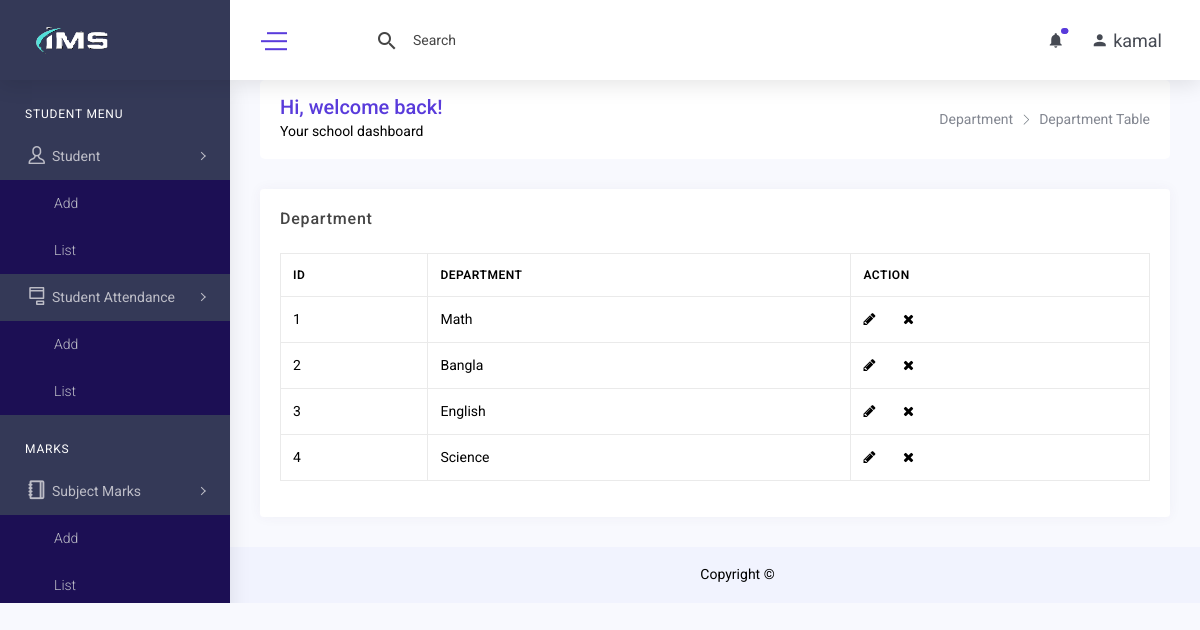
The app's page /department_list.php (signed in) with its own data.
### tables this page shows
CREATE TABLE `department` (
  `id` int(11) NOT NULL,
  `department` varchar(255) DEFAULT NULL,
  `created_at` datetime DEFAULT NULL,
  `created_by` int(11) DEFAULT NULL,
  `updated_at` datetime DEFAULT NULL,
  `updated_by` int(11) DEFAULT NULL,
  `deleted_at` datetime DEFAULT NULL
);

### class/crud.php (called while the page is built, shortened)
<?php
    class crud{
        private $host='localhost';
        private $connection;
        public function __construct($user,$password,$database){
            $this->user=$user;
            $this->password=$password;
            $this->database=$database;
            $this->connection=new mysqli($this->host,$this->user,$this->password,$this->database);
        }
        public function common_select($table,$fields='*',$condition=false,$sort_field=false,$sort='ASC'){
            $result=array();
            $error=false;
            $sql="select $fields from $table where deleted_at is null ";
            $rs=$this->connection->query($sql);
            if($rs){
                if($rs->num_rows > 0){
                    while($r=$rs->fetch_object()){
                        array_push($result,$r);
                    }
                }
            }else{
                $error=$this->connection->error;
            }
            $return = array('data'=>$result,'error'=>$error);
            return $return;
        }
    }
?>

### include/connection.php (called while the page is built)
<?php
    include_once('class/crud.php');
    $mysqli=new crud("root","","ims");
    $baseurl="http://localhost/ims/";
?>

### department_list.php (the view, shortened to what this page needs)
<?php include('include/header.php') ?>
<?php include('include/sidebar.php')?>
    <div class="content-body">
        <div class="container-fluid">
            <div class="row page-titles mx-0">
                <div class="col-sm-6 p-md-0">
                    <div class="welcome-text">
                        <h4>Hi, welcome back!</h4>
                        <p class="mb-0">Your school dashboard</p>
                    </div>
                </div>
                <div class="col-sm-6 p-md-0 justify-content-sm-end mt-2 mt-sm-0 d-flex">
                    <ol class="breadcrumb">
                        <li class="breadcrumb-item"><a href="class_add.php">Department</a></li>
                        <li class="breadcrumb-item active"><a href="class_list.php">Department Table</a></li>
                    </ol>
                </div>
            </div>
            <div class="row">
                <div class="col-lg-12">
                    <div class="card">
                        <div class="card-header">
                            <h4 class="card-title">Department</h4>
                        </div>
                        <div class="card-body">
                            <div class="table-responsive">
                                <table class="table table-bordered verticle-middle table-responsive-sm">
                                    <thead>
                                        <tr>
                                            <th scope="col">ID</th>
                                            <th scope="col">Department</th>
                                            <th scope="col">Action</th>
                                        </tr>
                                    </thead>
                                    <tbody>
                                        <?php
                                            $result=$mysqli->common_select('department');
                                            if($result){
                                                if($result['data']){
                                                    $i=1;
                                                    foreach($result['data'] as $data){
                                        ?>
                                        <tr>
                                            <td><?= $i++ ?></td>
                                            <td><?= $data-> department ?></td>
                                            <td>
                                                <span>
                                                    <a href="<?= $baseurl ?>department_edit.php?id=<?= $data ->id ?>" class="mr-4" data-toggle="tooltip"
                                                        data-placement="top" title="Edit"><i
                                                            class="fa fa-pencil color-muted"></i> </a>
                                                    <a href="<?= $baseurl ?>department_delete.php?id=<?= $data ->id ?>" data-toggle="tooltip"
                                                        data-placement="top" title="Close"><i
                                                            class="fa fa-close color-danger"></i></a>
                                                </span>
                                            </td>
                                        </tr>
                                        <?php } } } ?>
                                    </tbody>
                                </table>
                            </div>
                        </div>
                    </div>
                </div>
            </div>
        </div>
    </div>
</body>
<?php include('include/footer.php') ?>

### records on screen
department: department "Math"
department: department "Bangla"
department: department "English"
department: department "Science"

### other values on screen
$_SESSION['username'] "kamal"
